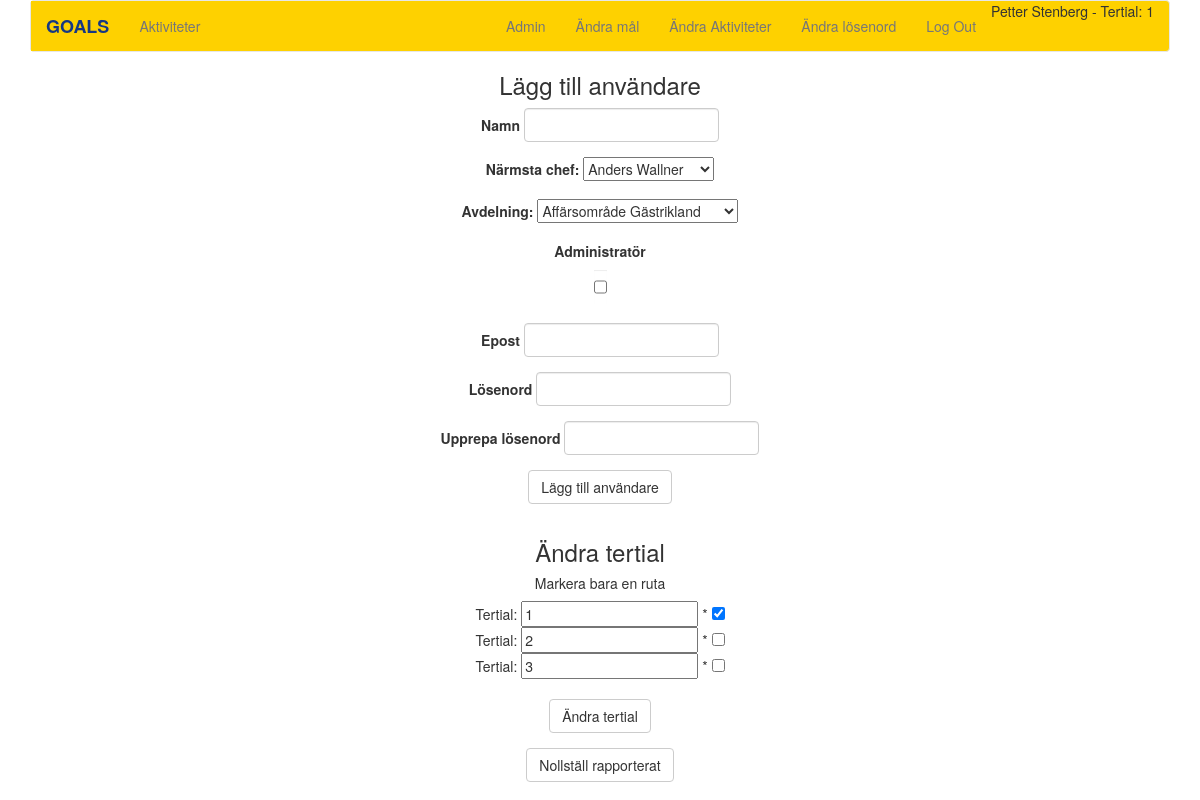
/add_user (signed in), run on the app's committed database.
### application.py (models this page shows, shortened)
class Tertial(db.Model): # defines the table so that python can talk to the database useing SQLAlchemy. in Classes you can have both methods and data. every row becomes an object.
    __tablename__ = 'tertial' #defines the table name
    tertial_id = db.Column(db.Integer, primary_key=True)
    tertial_name = db.Column(db.Text)
    active_tertial = db.Column(db.Text)

### application.py (the view)
@app.route("/add_user", methods=["GET", "POST"])
@login_adm_required #calls the loged in adm function to make sure that there is a logged in administrator
def add_user(): #when this route is called, this function is automaticly called using flask (http://flask.pocoo.org/)
    boss = Boss.query.order_by(Boss.boss_name).all()
    deps = Deps.query.order_by(Deps.dep_name).all()
    if request.method== "POST":
        if request.form['action'] == "add":
            hash = pwd_context.hash(request.form["password"])
            boss = request.form["boss"]
            name = request.form["name"]
            dep = request.form["dep"]
            adm = request.form["adm"]
            email = request.form["email"]
            reported = "btn-danger" #btn-success and btn-danger sets the button to green and red using bootstrap
            okeyed = "btn-danger" #btn-success and btn-danger sets the button to green and red using bootstrap
            okeyed2 = "btn-danger" #btn-success and btn-danger sets the button to green and red using bootstrap
            result = Users.query.filter_by(name=name).first()
            if not result:
                user = Users(name, boss, dep, hash, adm, email, reported, okeyed, okeyed2)
                db.session.add(user)
                db.session.commit() #saves tha new info to the database using SQLAlchemy
            else:
                return apology("the username is already in the database")
            return redirect(url_for("add_user"))
        if request.form['action'] == "set":
            tertial = Tertial.query.all()
            for item in tertial:
                active_tertial = request.form[item.tertial_name]
                tertial=Tertial.query.filter_by(tertial_name = item.tertial_name).first()
                setattr(tertial, 'active_tertial', active_tertial)
                db.session.commit() #saves tha new info to the database using SQLAlchemy
            session["active_tertial"] = Tertial.query.filter(Tertial.active_tertial == "checked").first()
            return redirect(url_for("add_user"))
        else:
            if request.form["action"] == "reset":
                activities=Activities.query.all()
                for item in activities:
                    setattr(item, 'reported', "No")  #assigns the value (3) to the keyword (2) for the identifyed row(1)
                    db.session.commit() #saves tha new info to the database using SQLAlchemy
                users=Users.query.all()
                for item in users:
                    setattr(item, 'reported', "btn-danger")  #btn-success and btn-danger sets the button to green and red using bootstrap
                    db.session.commit() #saves tha new info to the database using SQLAlchemy
                users=Users.query.all()
                for item in users:
                    setattr(item, 'okeyed', "btn-danger")  #btn-success and btn-danger sets the button to green and red using bootstrap
                    db.session.commit() #saves tha new info to the database using SQLAlchemy
                users=Users.query.all()
                for item in users:
                    setattr(item, 'okeyed2', "btn-danger")  #btn-success and btn-danger sets the button to green and red using bootstrap
                    db.session.commit() #saves tha new info to the database using SQLAlchemy
            return redirect(url_for("add_user"))
    else:
        tertial = Tertial.query.all()
        rows = Users.query.order_by(Users.name).all()
        return render_template("add_user.html", deps = deps, boss = boss, tertial = tertial, active_tertial = session["active_tertial"], active_user = session["user_name"])   #the template renders with the needed information passed so that the template can show the information using jinja.

### application.py (called while the page is built)
def login_adm_required(f):
    @wraps(f)
    def decorated_function(*args, **kwargs):
        if session.get("adm") is None:
            alert = "Det krävs administratörsrättigheter för denna åtgärd!"
            return apology(alert)
        return f(*args, **kwargs)
    return decorated_function

### templates/add_user.html (shortened to what this page needs)
{% extends "layout.html" %}
{% block main %}
    <h3>Lägg till användare</h3>
    <form action="{{ url_for('add_user') }}" data-toggle="validator" method="post">
        <fieldset>
            <div class="form-group">
                <label for="name" class="control-label">Namn</label>
                <input autocomplete="off" autofocus class="form-control" name="name" required type="text"/>
            </div>
            <div class="form-group">
            <label for="boss" class="control-label">Närmsta chef:</label>
            <select name="boss">
            {% for row in boss %}
            <option value="{{ row.boss_name }}">{{ row.boss_name }}</option>
            {% endfor %}
            </select>
            </div>
            <div class="form-group">
            <label for="dep" class="control-label">Avdelning:</label>
            <select name="dep">
            {% for department in deps %}
            <option value="{{ department.dep_name }}">{{ department.dep_name }}</option>
            {% endfor %}
            </select>
            </div>
            <div class="form-group">
                <label for="adm" class="control-label">Administratör</label><br>
                <input class="form-control" name="adm" value="Yes" type="checkbox"/>
            </div>
            <div class="form-group">
                <label for="email" class="control-label">Epost</label>
                <input class="form-control" id="email" name="email" required type="text"/>
            </div>
            <div class="form-group">
                <label for="password" class="control-label">Lösenord</label>
                <input class="form-control" data-minlength="8" data-minlength-error="Minst 8 tecken" id="password" name="password" required type="password"/>
            </div>
            <div class="form-group">
                <label for="confirmation" class="control-label">Upprepa lösenord</label>
                <input class="form-control" data-match="#password" data-match-error="Lösenorden matchar inte" id="confirmation" required type="password"/>
            </div>
            <div class="form-group">
                <button class="btn btn-default" name="action" value="add" type="submit">Lägg till användare</button>
            </div>
        </fieldset>
    </form>
    <h3>Ändra tertial</h3>
    <h5>Markera bara en ruta</h5>
        <form action={{ url_for('add_user') }} method="post">
        {% for row in tertial %}
            Tertial: <input value="{{row.tertial_name}}" type="text"/>  * <input name="{{row.tertial_name}}" title="markera inte flera rutor än en" type="checkbox" {{row.active_tertial}} value="checked"/> <input type="hidden" name="{{row.tertial_name}}" value=NULL><br>
        {% endfor %}
        <br>
        <div class="form-group">
            <button class="btn btn-default" name="action" title="Klicka här för att ändra tertial. Du får inte markera fler än en ruta!" value="set" type="submit">Ändra tertial</button>
        </div>
        <div class="form-group">
            <button class="btn btn-default" name="action" title="Klicka här för att nollställa rapporteringen och göra alla knappar röda igen!" value="reset" onclick="return confirm('Är du säker på att du vill nollställa rapporterat tertial?');" type="submit">Nollställ rapporterat</button>
        </div>
    </form>
{% endblock %}

### templates/layout.html (shortened to what this page needs)
<!DOCTYPE html>
<html lang="en">
    <head>
        <link href="https://maxcdn.bootstrapcdn.com/bootstrap/3.3.7/css/bootstrap.min.css" rel="stylesheet"/>
        <link href="{{ url_for('static', filename='styles.css') }}" rel="stylesheet"/>
    </head>
    <body>
        <div class="container">
            <nav class="navbar navbar-default">
                <div class="container-fluid">
                    <div class="navbar-header">
                        <a class="navbar-brand" id="logga" href="{{ url_for('index') }}">GOALS</span></a>
                    </div>
                    <div class="collapse navbar-collapse" id="navbar">
                        {% if session.user_id %}
                            <ul class="nav navbar-nav">
                                <li><a href="{{ url_for('report_activities') }}">Aktiviteter</a></li>
                            </ul>
                            <ul class="nav navbar-nav navbar-right">
                                {{ active_user  }} - Tertial: {{ active_tertial.tertial_name  }}
                                <li><a href="{{ url_for('change_goals') }}">Ändra mål</a></li>
                                <li><a href="{{ url_for('change_activities') }}">Ändra Aktiviteter</a></li>
                                <li><a href="{{ url_for('passChange') }}">Ändra lösenord</a></li>
                                <li><a href="{{ url_for('logout') }}">Log Out</a></li>
                            </ul>
                        {% else %}
                            <ul class="nav navbar-nav navbar-right">
                                <li><a href="{{ url_for('register') }}">Register</a></li>
                                <li><a href="{{ url_for('login') }}">Log In</a></li>
                            </ul>
                        {% endif %}
                        {% if session.adm %}
                             <ul class="nav navbar-nav navbar-right">
                                <li><a href="{{ url_for('add_user') }}">Admin</a></li>
                            </ul>
                        {% endif %}
                    </div>
                </div>
            </nav>
            <main>
                {% block main %}{% endblock %}
            </main>
        </div>
    </body>
</html>

### static/styles.css (style rules this page uses)
.container { margin-left: auto; margin-right: auto; text-align: center; }
.navbar-brand { color: #333123; font-weight: 600; background-color: #fed100; }
.navbar { background-color: #fed100; font-weight: 500; }
#logga { color: #153784; font-weight: 800; background-color: #fed100; }
main .form-control { display: inline-block; width: auto; }

### data on the page
Tertial: tertial_name "1"
Tertial: tertial_name "2"
Tertial: tertial_name "3"

### other printed values
{{ active_user }} "Petter Stenberg"
form field boss "Anders Wallner"
form field dep "Affärsområde Gästrikland"
